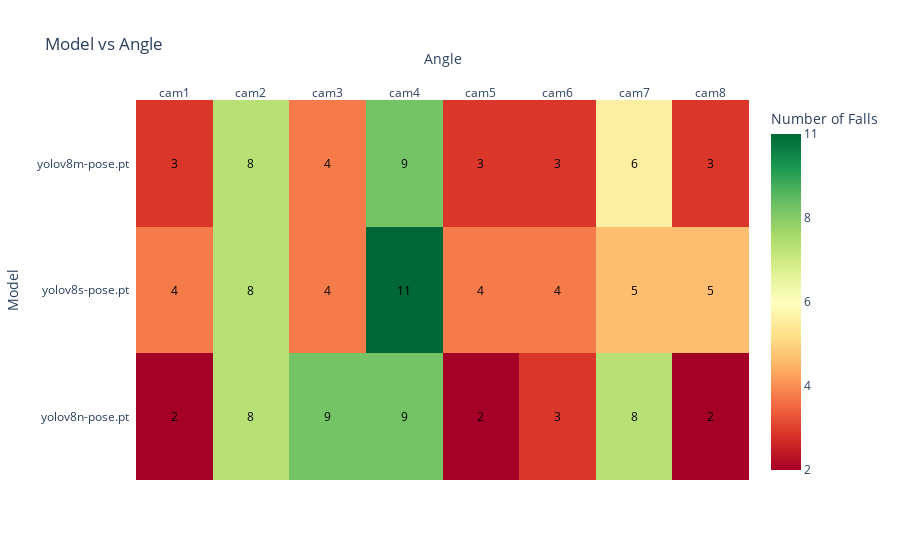

Notebook cell for this chart:
### Code cell
# Pivot tables based on 'model' and 'Angle'
color_table_angle = final_df.pivot_table(index='model', columns='Angle', values='Fall Detection', aggfunc='sum')

# Rearrange rows in the specified order
desired_order = ['yolov8n-pose.pt', 'yolov8s-pose.pt', 'yolov8m-pose.pt']
color_table_angle = color_table_angle.reindex(desired_order)

# Get the min and max values from the color_table for the colorbar
min_val = color_table_angle.min().min()
max_val = color_table_angle.max().max()

# Create evenly spaced tick values between min and max
tick_values = np.linspace(min_val, max_val, 5)  # Adjust the number 5 to change the number of ticks

# Create heatmap with black text color
fig_angle = ff.create_annotated_heatmap(
    z=color_table_angle.values,
    x=color_table_angle.columns.tolist(),
    y=color_table_angle.index.tolist(),
    annotation_text=color_table_angle.fillna('').values.astype(str),
    colorscale='RdYlGn',
    font_colors=['black'],
    showscale=True,
    colorbar=dict(
        tickvals=tick_values,
        ticktext=[str(int(val)) for val in tick_values],
        title='Number of Falls'
    )
)

# Update layout to add labels
fig_angle.update_layout(
    title="Model vs Angle",
    xaxis_title="Angle",
    yaxis_title="Model"
)

fig_angle.show()

### Figure 1 — Plotly figure (JSON) as saved in the notebook; plotly's stock layout.template omitted (floating-point values rounded to 4 significant figures)
{"data": [{"colorbar": {"ticktext": ["2", "4", "6", "8", "11"], "tickvals": [2, 4.25, 6.5, 8.75, 11], "title": {"text": "Number of Falls"}}, "colorscale": [[0, "rgb(165,0,38)"], [0.1, "rgb(215,48,39)"], [0.2, "rgb(244,109,67)"], [0.3, "rgb(253,174,97)"], [0.4, "rgb(254,224,139)"], [0.5, "rgb(255,255,191)"], [0.6, "rgb(217,239,139)"], [0.7, "rgb(166,217,106)"], [0.8, "rgb(102,189,99)"], [0.9, "rgb(26,152,80)"], [1, "rgb(0,104,55)"]], "reversescale": false, "showscale": true, "type": "heatmap", "x": ["cam1", "cam2", "cam3", "cam4", "cam5", "cam6", "cam7", "cam8"], "y": ["yolov8n-pose.pt", "yolov8s-pose.pt", "yolov8m-pose.pt"], "z": [[2, 8, 9, 9, 2, 3, 8, 2], [4, 8, 4, 11, 4, 4, 5, 5], [3, 8, 4, 9, 3, 3, 6, 3]]}], "layout": {"annotations": [{"font": {"color": "black"}, "showarrow": false, "text": "2", "x": "cam1", "xref": "x", "y": "yolov8n-pose.pt", "yref": "y"}, {"font": {"color": "black"}, "showarrow": false, "text": "8", "x": "cam2", "xref": "x", "y": "yolov8n-pose.pt", "yref": "y"}, {"font": {"color": "black"}, "showarrow": false, "text": "9", "x": "cam3", "xref": "x", "y": "yolov8n-pose.pt", "yref": "y"}, {"font": {"color": "black"}, "showarrow": false, "text": "9", "x": "cam4", "xref": "x", "y": "yolov8n-pose.pt", "yref": "y"}, {"font": {"color": "black"}, "showarrow": false, "text": "2", "x": "cam5", "xref": "x", "y": "yolov8n-pose.pt", "yref": "y"}, {"font": {"color": "black"}, "showarrow": false, "text": "3", "x": "cam6", "xref": "x", "y": "yolov8n-pose.pt", "yref": "y"}, {"font": {"color": "black"}, "showarrow": false, "text": "8", "x": "cam7", "xref": "x", "y": "yolov8n-pose.pt", "yref": "y"}, {"font": {"color": "black"}, "showarrow": false, "text": "2", "x": "cam8", "xref": "x", "y": "yolov8n-pose.pt", "yref": "y"}, {"font": {"color": "black"}, "showarrow": false, "text": "4", "x": "cam1", "xref": "x", "y": "yolov8s-pose.pt", "yref": "y"}, {"font": {"color": "black"}, "showarrow": false, "text": "8", "x": "cam2", "xref": "x", "y": "yolov8s-pose.pt", "yref": "y"}, {"font": {"color": "black"}, "showarrow": false, "text": "4", "x": "cam3", "xref": "x", "y": "yolov8s-pose.pt", "yref": "y"}, {"font": {"color": "black"}, "showarrow": false, "text": "11", "x": "cam4", "xref": "x", "y": "yolov8s-pose.pt", "yref": "y"}, {"font": {"color": "black"}, "showarrow": false, "text": "4", "x": "cam5", "xref": "x", "y": "yolov8s-pose.pt", "yref": "y"}, {"font": {"color": "black"}, "showarrow": false, "text": "4", "x": "cam6", "xref": "x", "y": "yolov8s-pose.pt", "yref": "y"}, {"font": {"color": "black"}, "showarrow": false, "text": "5", "x": "cam7", "xref": "x", "y": "yolov8s-pose.pt", "yref": "y"}, {"font": {"color": "black"}, "showarrow": false, "text": "5", "x": "cam8", "xref": "x", "y": "yolov8s-pose.pt", "yref": "y"}, {"font": {"color": "black"}, "showarrow": false, "text": "3", "x": "cam1", "xref": "x", "y": "yolov8m-pose.pt", "yref": "y"}, {"font": {"color": "black"}, "showarrow": false, "text": "8", "x": "cam2", "xref": "x", "y": "yolov8m-pose.pt", "yref": "y"}, {"font": {"color": "black"}, "showarrow": false, "text": "4", "x": "cam3", "xref": "x", "y": "yolov8m-pose.pt", "yref": "y"}, {"font": {"color": "black"}, "showarrow": false, "text": "9", "x": "cam4", "xref": "x", "y": "yolov8m-pose.pt", "yref": "y"}, {"font": {"color": "black"}, "showarrow": false, "text": "3", "x": "cam5", "xref": "x", "y": "yolov8m-pose.pt", "yref": "y"}, {"font": {"color": "black"}, "showarrow": false, "text": "3", "x": "cam6", "xref": "x", "y": "yolov8m-pose.pt", "yref": "y"}, {"font": {"color": "black"}, "showarrow": false, "text": "6", "x": "cam7", "xref": "x", "y": "yolov8m-pose.pt", "yref": "y"}, {"font": {"color": "black"}, "showarrow": false, "text": "3", "x": "cam8", "xref": "x", "y": "yolov8m-pose.pt", "yref": "y"}], "title": {"text": "Model vs Angle"}, "xaxis": {"dtick": 1, "gridcolor": "rgb(0, 0, 0)", "side": "top", "ticks": "", "title": {"text": "Angle"}}, "yaxis": {"dtick": 1, "ticks": "", "ticksuffix": "  ", "title": {"text": "Model"}}}}
